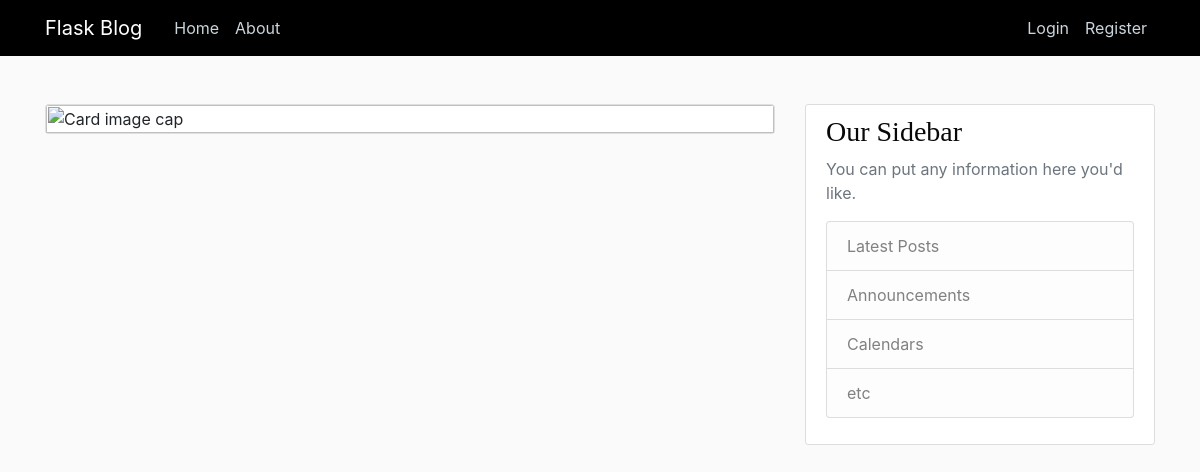
Page /home on the earlier database version.
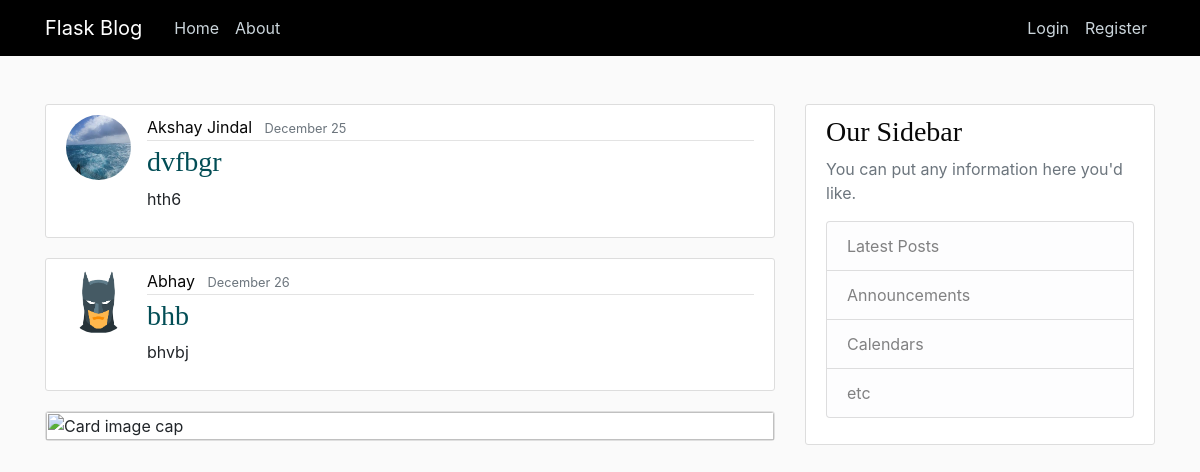
Same page on the later database version.
### flaskblog/models.py (models this page shows, shortened)
class Post(db.Model):
    id = db.Column(db.Integer, primary_key=True)
    title = db.Column(db.String(100), nullable=False)
    date_posted = db.Column(db.DateTime, nullable=False, default=datetime.utcnow())
    content = db.Column(db.Text, nullable=False)
    user_id = db.Column(db.Integer, db.ForeignKey('user.id'), nullable=False)

class User(db.Model, UserMixin):
    id = db.Column(db.Integer, primary_key=True)
    username = db.Column(db.String(20), unique=True, nullable=False, index=True)
    email = db.Column(db.String(120), unique=True, nullable=False)
    member_since = db.Column(db.DateTime, nullable=False, default=datetime.utcnow())
    image_file = db.Column(db.String(20), nullable=False, default='default.png')
    password = db.Column(db.String(60), nullable=False)
    posts = db.relationship('Post', backref='author', lazy=True)

### flaskblog/routes.py (the view)
@app.route("/")
@app.route("/home")
def home():
    posts = Post.query.all()
    return render_template("home.html", posts=posts)

### flaskblog/templates/home.html
﻿{% extends "layout.html" %}
{% block content %}
    {% for post in posts %}
        <article class="media content-section">
            <img class="rounded-circle article-img" src="{{ url_for('static', filename='profile_pics/' + post.author.image_file) }}">
            <div class="media-body">
                <div class="article-metadata">
                    <a style="color:rgba(8, 8, 8, 1);" class="mr-2" href="{{ url_for('account', account_id=post.author.id) }}">{{ post.author.username}}</a>
                    <small class="text-muted">{{ post.date_posted.strftime('%B %d') }}</small>
                </div>
                <h3><a class="article-title" href="{{ url_for('post', post_id=post.id) }}">{{ post.title }}</a></h3>
                <p class="article-content">{{ post.content }}</p>
            </div>
        </article>
        {% endfor %}
        <div class="card">
            <img class="card-img-top" src="https://miro.medium.com/max/875/1*uYw3b9iiXEpEcKTOp9wUFw.jpeg" alt="Card image cap">
        </div>
{% endblock content %}

### flaskblog/templates/layout.html (shortened to what this page needs)
﻿<!DOCTYPE html>
<html>
<head>
    <link rel="stylesheet" href="https://maxcdn.bootstrapcdn.com/bootstrap/4.0.0/css/bootstrap.min.css">
    <link rel="stylesheet" type="text/css" href="{{ url_for('static', filename='main.css') }}">
</head>
<body>
    <header class="site-header">
        <nav class="navbar navbar-expand-md navbar-dark bg-steel fixed-top">
            <div class="container">
                <a class="navbar-brand mr-4" href="/">Flask Blog</a>
                <div class="collapse navbar-collapse" id="navbarToggle">
                    <div class="navbar-nav mr-auto">
                        <a class="nav-item nav-link" href="/">Home</a>
                        <a class="nav-item nav-link" href="/about">About</a>
                    </div>
                    <div class="navbar-nav">
                        {% if current_user.is_authenticated %}
                        <a class="nav-item nav-link" href="{{ url_for('new_post') }}">New Post</a>
                        <a class="nav-item nav-link" href="/account/{{ current_user.id }}">{{ current_user.username }}</a>
                        <a class="nav-item nav-link" href="/logout">Logout</a>
                        {% else %}
                        <a class="nav-item nav-link" href="/login">Login</a>
                        <a class="nav-item nav-link" href="/register">Register</a>
                        {% endif %}
                    </div>
                </div>
            </div>
        </nav>
    </header>
    <main role="main" class="container">
        <div class="row">
            <div class="col-md-8">
                {% block content %}{% endblock content %}
            </div>
            <div class="col-md-4">
                <div class="content-section">
                    <h3>Our Sidebar</h3>
                    <p class='text-muted'>
                        You can put any information here you'd like.
                        <ul class="list-group">
                            <li class="list-group-item list-group-item-light">Latest Posts</li>
                            <li class="list-group-item list-group-item-light">Announcements</li>
                            <li class="list-group-item list-group-item-light">Calendars</li>
                            <li class="list-group-item list-group-item-light">etc</li>
                        </ul>
                    </p>
                </div>
            </div>
        </div>
    </main>
</body>
</html>

### flaskblog/Static/main.css (style rules this page uses)
h1, h2, h3, h4, h5, h6 { color: rgba(8, 8, 8, 1); font-family: Times New Roman; }
.bg-steel { background-color: black; }
.site-header .navbar-nav .nav-link { color: #cbd5db; }
.content-section { background: #ffffff; padding: 10px 20px; border: 1px solid #dddddd; border-radius: 3px; margin-bottom: 20px; }
.article-title { color: #024d55; }
.article-content { white-space: pre-line; }
.article-img { height: 65px; width: 65px; margin-right: 16px; }
.article-metadata { padding-bottom: 1px; margin-bottom: 4px; border-bottom: 1px solid #e3e3e3 }

Differences in the rows shown:
added Post: image_file (picture), author.username "Akshay Jindal", date_posted "December 25", title "dvfbgr", content "hth6"
added Post: image_file (picture), author.username "Abhay", date_posted "December 26", title "bhb", content "bhvbj"
